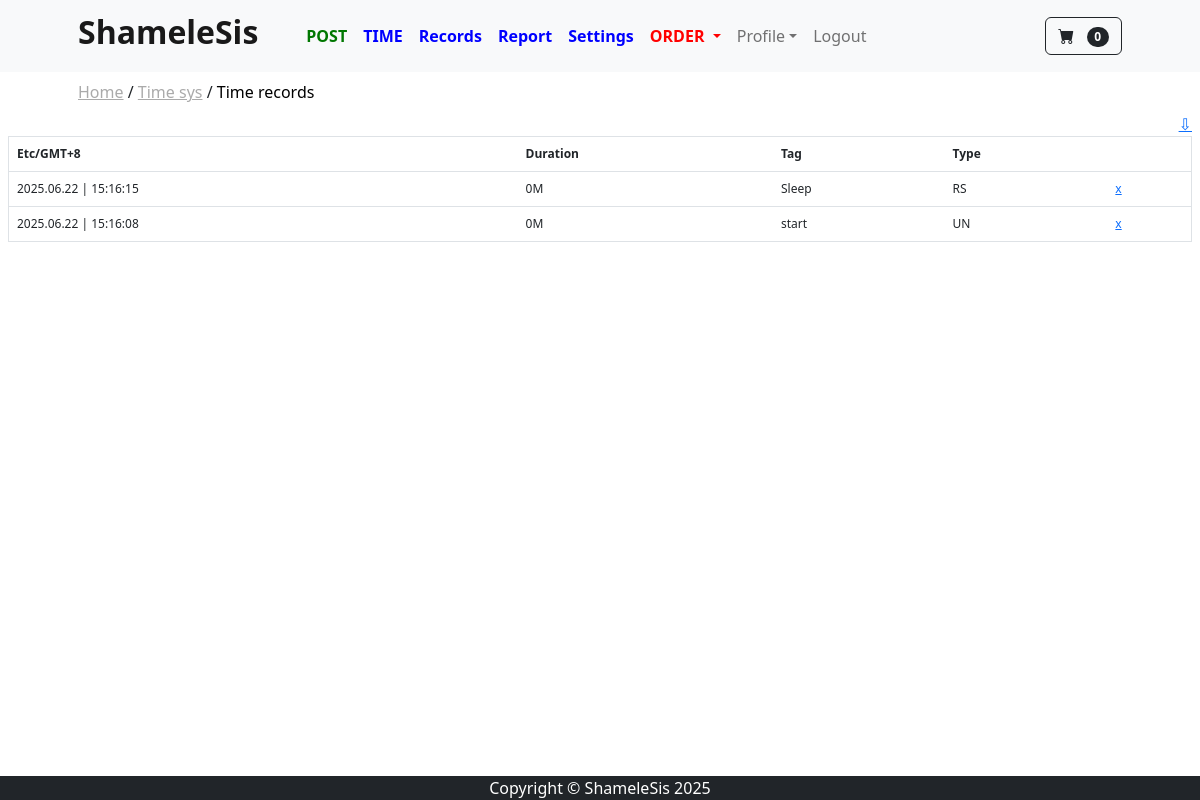
The app's page /time_sys/time_records/ (signed in), older data.
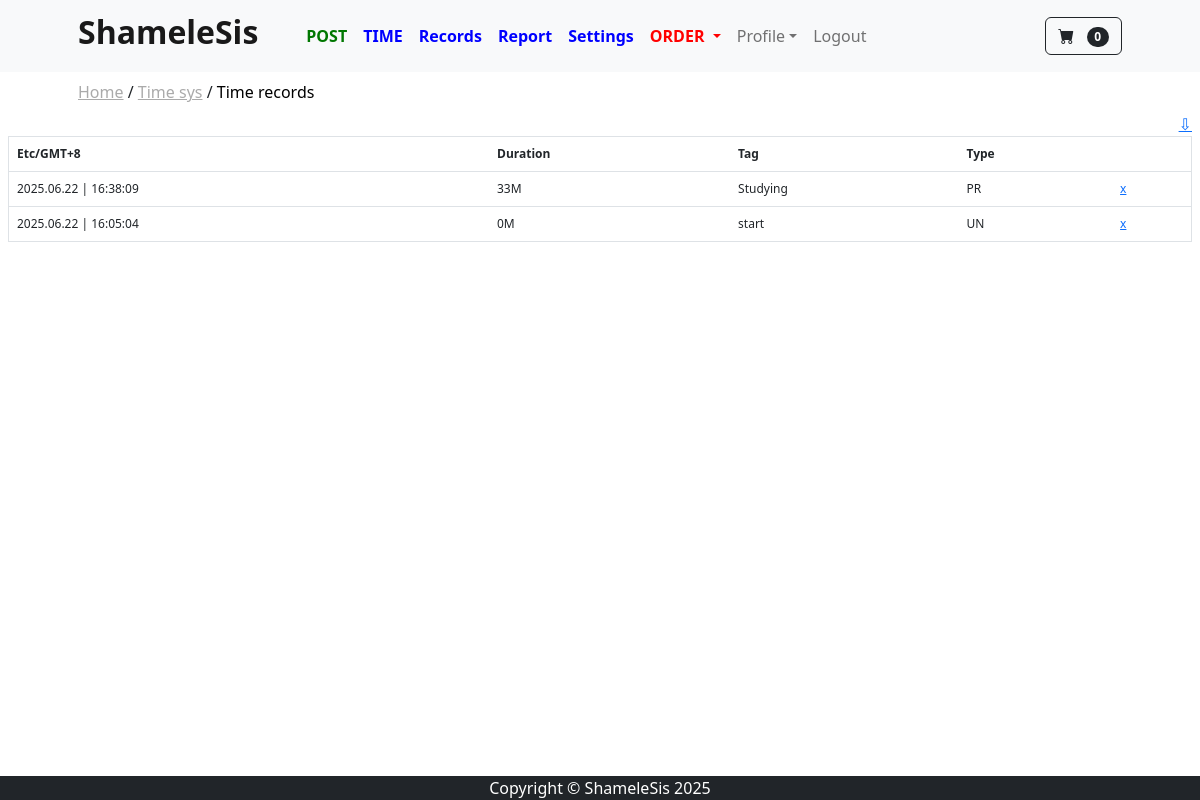
The same page, newer data.
### time_sys/models.py (models this page shows, shortened)
class TimeRecord(models.Model):
    end = models.DateTimeField()
    duration = models.IntegerField()
    tag = models.CharField(max_length=255)
    type = models.CharField(max_length=255)
    @property
    def formatted_duration(self):
        seconds = self.duration
        minutes = self.duration // 60
        seconds = seconds % 60
        if minutes < 60:
            return f"{minutes}M"
        hours = minutes // 60
        minutes = minutes % 60
        return f"{hours}h {minutes}m {seconds}s"

### time_sys/views.py (the view)
# urls.py: path('time_records/', views.time_records, name='time_records'),
@login_required
@user_passes_test(lambda u: u.is_superuser)
def time_records(request):
    records = TimeRecord.objects.all().order_by('-id')
    form = RecordDel(request.POST or None)
    if request.method == 'POST' and form.is_valid():
        record_del = TimeRecord.objects.filter(id=form.cleaned_data['del_id']).first()
        record_del.delete()
        messages.success(request, "Deleted")
    context = {
        'records': records,
        'timezone': timezone_display(request.user.profile),
    }
    return render(request, 'time/time_records.html', context)

### cart/cart.py (called while the page is built)
    def __len__(self):
        return len(self.cart)

### cart/context_processors.py (called while the page is built)
def cart(request):
    return {'cart': Cart(request)}

### store/context_processors.py (called while the page is built)
def base_breadcrumbs(request):
    path = request.path
    parts = path.strip('/').split('/')
    breadcrumbs = []
    url = ''
    for part in parts:
        url += f'/{part}'
        breadcrumbs.append({'name': part.replace('_', ' ').capitalize(), 'url': url})
    return {'breadcrumbs': breadcrumbs}

### store/templatetags/breadcrumbs.py (called while the page is built)
@register.inclusion_tag('breadcrumbs.html')
def show_breadcrumbs(breadcrumbs):
    return {'breadcrumbs': breadcrumbs}

### time_sys/utils.py (called while the page is built)
def timezone_display(user):
    if user.timezone[7]=="-":
        timezone_string = user.timezone.replace("-", "+")
    else:
        timezone_string = user.timezone.replace("+", "-")
    return timezone_string

### time_sys/templates/time/time_records.html (shortened to what this page needs)
{% extends 'base.html' %}
{% block content %}
{% load tz %}
<div class="col-12 text-end pe-2">
   <a href="{{ url_for('download_page', i='time')
   }}">⇩</a>
</div>
<form id="my_form" method="POST" class="form-register">
<div class="container-fluid px-2" style="font-size:12px">
   <div class="row">
      <div class="col-12">
         <table class="table border border-1">
            <thead>
               <tr>
                  <th scope="col">{{ timezone }}</th>
                  <th scope="col">Duration</th>
                  <th scope="col">Tag</th>
                  <th scope="col">Type</th>
                  <th scope="col"></th>
               </tr>
            </thead>
            <tbody>
               {% for record in records %}
               <tr>
                  {% timezone request.user.profile.timezone %}
                  <td>{{ record.end|date:"Y.m.d | H:i:s" }}</td>
                  {% endtimezone %}
                  <td>{{ record.formatted_duration }}</td>
                  <td>{{ record.tag }}</td>
                  <td>{{ record.type }}</td>
                  <td>
                     <a href="javascript:{}" onclick="
                           document.getElementById('ch{{ record.id }}').checked = true;
                           document.getElementById('my_form').submit();
                           ">x</a>
                  </td>
               </tr>
               {% endfor %}
            </tbody>
         </table>
      </div>
   </div>
</div>
</form>
{% endblock %}

### store/templates/base.html (shortened to what this page needs)
{% load static %}
<!DOCTYPE html>
<html lang="en">
    <head>
        <link href="https://cdn.jsdelivr.net/npm/bootstrap-icons@1.5.0/font/bootstrap-icons.css" rel="stylesheet" />
        <link href="{% static 'css/styles.css' %}" rel="stylesheet" />
        <link href="{% static 'css/styles_customized.css' %}" rel="stylesheet" />
    </head>
    <body>
        <div class="page-wrapper">
        {% include 'navbar.html' %}
        {% include 'header.html' %}
        {% block content %}
        {% endblock %}
        </div>
        <footer class="py-0 bg-dark">
            <div class="footer"><p class="m-0 text-center text-white">Copyright &copy; ShameleSis 2025</p></div>
        </footer>
    </body>
</html>

### store/templates/navbar.html (shortened to what this page needs)
<nav class="navbar navbar-expand-lg navbar-light bg-light">
    <div class="container px-4 px-lg-5">
        <a class="navbar-brand" href="{% url 'home' %}"><h2 style="font-weight:bold;">ShameleSis</h2></a>
        <div class="collapse navbar-collapse" id="navbarSupportedContent">
            <ul class="navbar-nav me-auto mb-2 mb-lg-0 ms-lg-4">
                {% if user.is_superuser %}
                <li class="nav-item">
                    <a class="nav-link"
                       aria-current="page"
                       href="{% url 'create_post' %}"
                       style="color: #070; font-weight: bold;"
                    >
                        POST
                    </a>
                </li>
                <li class="nav-item">
                    <a class="nav-link"
                       aria-current="page"
                       href="{% url 'time_checkout' %}"
                       style="color: #00F; font-weight: bold;"
                    >
                        TIME
                    </a>
                </li>
                <li class="nav-item">
                    <a class="nav-link"
                       aria-current="page"
                       href="{% url 'time_records' %}"
                       style="color: #00F; font-weight: bold;"
                    >
                        Records
                    </a>
                </li>
                <li class="nav-item">
                    <a class="nav-link"
                       aria-current="page"
                       href="{% url 'time_report' %}"
                       style="color: #00F; font-weight: bold;"
                    >
                        Report
                    </a>
                </li>
                <li class="nav-item">
                    <a class="nav-link"
                       aria-current="page"
                       href="{% url 'time_settings' %}"
                       style="color: #00F; font-weight: bold;"
                    >
                        Settings
                    </a>
                </li>
                <li class="nav-item dropdown">
                    <a class="nav-link dropdown-toggle"
                       id="navbarDropdown" href="#"
                       role="button"
                       data-bs-toggle="dropdown"
                       aria-expanded="false"
                       style="color: #F00; font-weight: bold;"
                    >
                        ORDER
                    </a>
                </li>
                {% endif %}
                {% if user.is_authenticated == False %}
                <li class="nav-item">
                    <a class="nav-link {% if request.path == '/register/' %}active{% endif %}" href="{% url 'google' %}">
                        Register
                    </a>
                </li>
                <li class="nav-item me-5">
                    <a class="nav-link {% if request.path == '/login/' %}active{% endif %}" href="{% url 'google' %}">
                        Login
                    </a>
                </li>
                {% else %}
                <li class="nav-item dropdown">
                    <a class="nav-link dropdown-toggle {% if request.path == '/update_user/' or request.path == '/update_info/' %}active{% endif %}"
                       id="navbarDropdown" href="#"
                       role="button"
                       data-bs-toggle="dropdown"
                       aria-expanded="false">Profile</a>
                </li>
                <li class="nav-item">
                    <a class="nav-link me-4" href="{% url 'logout' %}">
                        Logout
                    </a>
                </li>
                {% endif %}
            </ul>
            <form class="d-flex">
                <a href="{% url 'cart_summary' %}" class="btn btn-outline-dark">
                    <i class="bi-cart-fill me-1"></i>
                    <span class="badge bg-dark text-white ms-1 rounded-pill" id="cart_quantity">{{ cart|length }}</span>
                </a>
            </form>
        </div>
    </div>
</nav>

### store/templates/header.html
{% load url_filters %}
<header>
    <div class="container px-4 px-lg-5">
        {% load breadcrumbs %}
        {% show_breadcrumbs breadcrumbs %}
    </div>
</header>

### store/templates/breadcrumbs.html
<div aria-label="breadcrumb" class="py-2">
     <a class="unstyle_a_tag breadcrumbs" href="{% url 'home' %}">Home</a>
    <span id="home_slash"> /</span>
    {% for crumb in breadcrumbs %}
    {% if not forloop.last %}
    <a class="unstyle_a_tag breadcrumbs" href="{{ crumb.url }}">{{ crumb.name }}</a> /
    {% else %}
    <a class="unstyle_a_tag" href="{{ crumb.url }}">{{ crumb.name }}</a>
    {% endif %}
    {% endfor %}
</div>

### static/css/styles_customized.css (style rules this page uses)
html, body { height: 100%; margin: 0; display: flex; flex-direction: column; }
.page-wrapper { flex: 1; }
.unstyle_a_tag { color: #000; text-decoration: none; cursor: pointer; }
.breadcrumbs { color: #aaa; text-decoration: underline; }
.navbar-nav { --bs-nav-link-padding-y: 0.2rem; }

Row changes from the older to the newer data that the page shows:
removed TimeRecord: end|H "2025.06.22 | 15:16:15", formatted_duration "0M", tag "Sleep", type "RS"
removed TimeRecord: end|H "2025.06.22 | 15:16:08", formatted_duration "0M", tag "start", type "UN"
added TimeRecord: end|H "2025.06.22 | 16:38:09", formatted_duration "33M", tag "Studying", type "PR"
added TimeRecord: end|H "2025.06.22 | 16:05:04", formatted_duration "0M", tag "start", type "UN"
